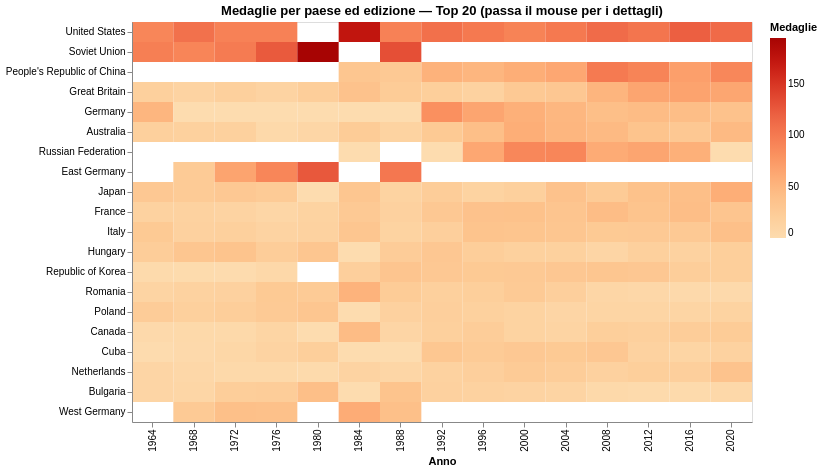

Notebook code for this chart:
### Markdown cell above
### 6.3 Heatmap paese × edizione

### Code cell
# Heatmap interattiva — top 20 paesi
top20 = (df_summer.groupby("country")["total"].sum()
         .sort_values(ascending=False).head(20).index.tolist())

heat_df = (df_summer[df_summer["country"].isin(top20)]
           .groupby(["country","year"])["total"].sum()
           .reset_index())

heatmap = (
    alt.Chart(heat_df)
    .mark_rect()
    .encode(
        x=alt.X("year:O", title="Anno"),
        y=alt.Y("country:N", title=None,
                sort=alt.EncodingSortField(field="total", op="sum", order="descending")),
        color=alt.Color("total:Q", title="Medaglie",
                        scale=alt.Scale(scheme="orangered")),
        tooltip=["country:N","year:O",
                 alt.Tooltip("total:Q", title="Medaglie")]
    )
    .properties(
        title="Medaglie per paese ed edizione — Top 20 (passa il mouse per i dettagli)",
        width=620, height=400
    )
)
heatmap.display()

### Figure 1 — Vega-Lite specification as saved in the notebook (floating-point values rounded to 4 significant figures; data arrays with more than 128 entries replaced by an {"elided": "..."} marker saying what was removed)
{"config": {"view": {"continuousWidth": 300, "continuousHeight": 300}}, "data": {"name": "data-228027c7ca61fe52ec8273019823a5d2"}, "mark": {"type": "rect"}, "encoding": {"color": {"field": "total", "scale": {"scheme": "orangered"}, "title": "Medaglie", "type": "quantitative"}, "tooltip": [{"field": "country", "type": "nominal"}, {"field": "year", "type": "ordinal"}, {"field": "total", "title": "Medaglie", "type": "quantitative"}], "x": {"field": "year", "title": "Anno", "type": "ordinal"}, "y": {"field": "country", "sort": {"field": "total", "op": "sum", "order": "descending"}, "title": null, "type": "nominal"}}, "height": 400, "title": "Medaglie per paese ed edizione — Top 20 (passa il mouse per i dettagli)", "width": 620, "$schema": "https://vega.github.io/schema/vega-lite/v6.1.0.json", "datasets": {"data-228027c7ca61fe52ec8273019823a5d2": {"elided": "258 records"}}}
